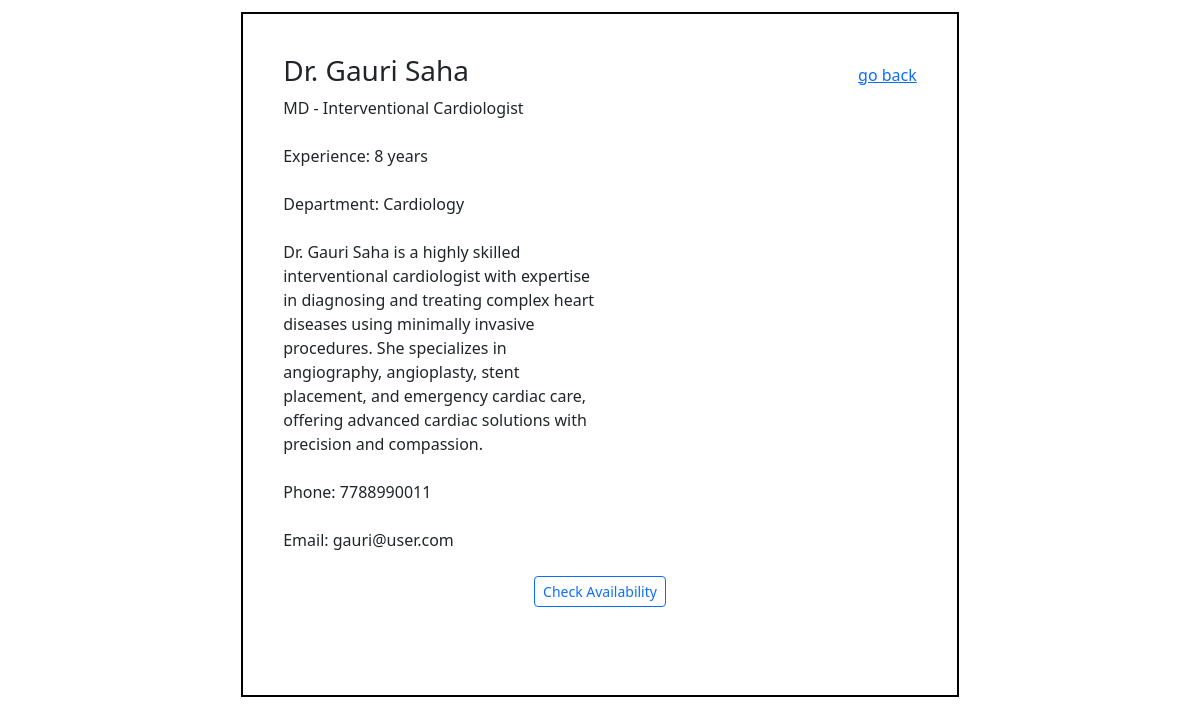
/patient/3/department/1/2, run on the app's committed database.
### application/models.py (models this page shows)
class Doctor(db.Model):
    __tablename__ = "Doctor"
    doctor_id = db.Column(db.Integer, primary_key=True)
    name = db.Column(db.String(), nullable = False)
    phone = db.Column(db.String(), nullable = False)
    age = db.Column(db.Integer, nullable = False)
    gender = db.Column(db.String(), nullable = False)
    email = db.Column(db.String(), unique=True, nullable = False)
    username = db.Column(db.String(), unique=True, nullable=False)
    password = db.Column(db.String(), nullable=False)
    appointments = db.relationship('Appointment', backref='doctor', lazy=True)  # relationship
    dept_id= db.Column(db.Integer, db.ForeignKey('Department.department_id'))    #foreignkey
    role = db.Column(db.String())
    info = db.Column(db.String())
    exp_year = db.Column(db.Integer)

class Department(db.Model):
    __tablename__ = "Department"
    department_id = db.Column(db.Integer, primary_key = True)
    department_name = db.Column(db.String(), nullable=False)
    info = db.Column(db.String(), nullable=False)
    doctors = db.relationship('Doctor', backref='dept', lazy=True) #relationship

### application/controllers.py (the view)
@app.route('/patient/<int:pat_id>/department/<int:department_id>/<int:doctor_id>')
def view_dr_details(department_id,doctor_id, pat_id):
    doctor = Doctor.query.filter_by(doctor_id=doctor_id).first()
    patient = Patient.query.filter_by(patient_id=pat_id).first()
    department = Department.query.filter_by(department_id=department_id).first()
    return render_template('view_dr_details.html', doctor=doctor, department=department, patient=patient)

### templates/view_dr_details.html (shortened to what this page needs)
<!DOCTYPE html>
<html lang="en">
    <head>
        <link rel="stylesheet" href="/static/style.css">
        <link href="https://cdn.jsdelivr.net/npm/bootstrap@5.3.8/dist/css/bootstrap.min.css" rel="stylesheet"
>
    </head>
    <body>
        <div id="main">
            <div id="canvas">
                <div class="d-flex justify-content-between align-items-center">
                        <h3 class="headings"> Dr. {{doctor.name}}</h3>
                        <a href="/patient/{{patient.patient_id}}/department/{{department.department_id}}">go back</a>
                </div>
                {{doctor.role}}
                 <br> <br>
                <div class="col-md-6">
                    <h6 class="d-inline">Experience:</h6> {{ doctor.exp_year }} years
                </div> <br>
                <div class="col-md-6">
                    <h6 class="d-inline">Department:</h6> {{ doctor.dept.department_name }}
                </div> <br>
                <div class="col-md-6">
                    {{ doctor.info }}
                </div> <br>
                <div class="col-md-6">
                    <h6 class="d-inline">Phone:</h6> {{ doctor.phone }}
                </div> <br>
                <div class="col-md-6">
                    <h6 class="d-inline">Email:</h6> {{ doctor.email }}
                </div> <br>
                <div class="text-center">
                    <a href="/patient/{{ patient.patient_id }}/view_availability/{{doctor.doctor_id}}"
                    class="btn btn-sm btn-outline-primary">
                    Check Availability
                    </a>
                </div> <br><br>
            </div>
        </div>
    </body>
</html>

### static/style.css (style rules this page uses)
* { margin: 0; }
#main,canvas { border: 2px solid white; margin-top: 10px; height: auto; }
#canvas { width: 60%; height: 600px; margin:auto; border: 2px solid black; }

### templates/view_dr_details.html (style rules this page uses)
#canvas { padding: 40px; height: auto; }

### data on the page
Doctor: name "Gauri Saha", role "MD - Interventional Cardiologist", exp_year "8", info "Dr. Gauri Saha is a highly skilled interventional cardiologist with expertise in diagnosing and treating complex heart diseases using minimally invasive procedures. She specializes in angiography, angioplasty, stent placement, and emergency cardiac care, offering advanced cardiac solutions with precision and compassion.", phone "7788990011", email "gauri@user.com"
Department: dept.department_name "Cardiology"
